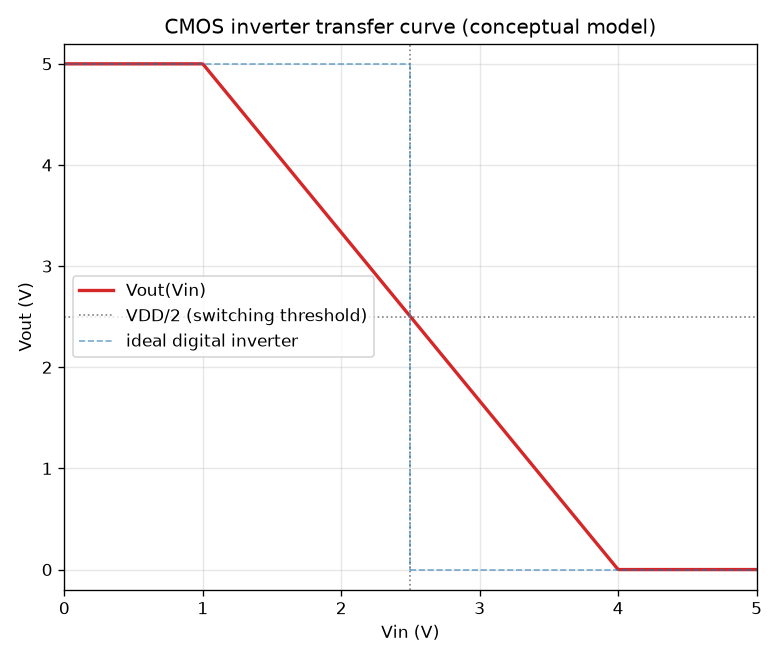

Source code (Python):
"""Module 2 -- a conceptual transistor-level CMOS inverter.

Not SPICE, and not an accurate MOSFET model (no saturation/triode
distinction, no body effect, no channel-length modulation). The point is
the *qualitative* transition: sweep an analog input voltage and watch a
digital inversion fall out of two switches with opposite thresholds.
That's the actual bridge this file exists to show -- everything in
Module 1 (NOT, NAND, ...) assumed 0/1 already existed. This is where
"0 and 1" comes from underneath: a continuous voltage, and two
transistors that disagree about which half of it counts as "on."

Circuit: a PMOS pulling Vout up toward VDD, an NMOS pulling Vout down
toward GND, gates tied together to the same Vin, drains tied together
at Vout.

    Vin low  (< Vtn)         -> NMOS off, PMOS on  -> Vout ~ VDD  (HIGH)
    Vin high (> VDD - Vtp)   -> NMOS on,  PMOS off -> Vout ~ GND  (LOW)
    Vin in between           -> both partially on  -> Vout in transition

That middle case is what actually produces the curve's slope, and it's
physically real: a real CMOS inverter briefly conducts current straight
from VDD to GND while switching, for exactly this reason (it's called
"shoot-through" current). It's not a modeling artifact to be embarrassed
about -- it's why the transfer curve is a smooth transition and not a
vertical cliff.

Model for "how on" each transistor is: linear in overdrive voltage
(gate-source voltage past the threshold), clipped at zero below
threshold. This is the standard small-signal approximation for a MOSFET
deep in its triode region (conductance is roughly proportional to
Vgs - Vt there) -- simplified, but not arbitrary. Output voltage is then
a resistive-divider between the two "conductances," same intuition as a
voltage divider made of two resistors whose values happen to depend on
Vin.
"""

import numpy as np
import matplotlib.pyplot as plt


# ---------------------------------------------------------------------------
# Constants
# ---------------------------------------------------------------------------
VDD = 5.0   # V, supply rail (classic textbook 5V CMOS logic level)
VTN = 1.0   # V, NMOS threshold
VTP = 1.0   # V, PMOS threshold magnitude


# ---------------------------------------------------------------------------
# Model
# ---------------------------------------------------------------------------
def nmos_conductance(vin, vtn=VTN):
    """NMOS pull-down 'on-ness'. Gate-source voltage is just Vin (source
    tied to GND). Off below threshold; conducts more, the further above
    threshold the gate is driven.
    """
    return np.maximum(0.0, vin - vtn)


def pmos_conductance(vin, vdd=VDD, vtp=VTP):
    """PMOS pull-up 'on-ness'. Source is tied to VDD, so the relevant
    overdrive is measured from the *top* rail down: (VDD - Vin) is how
    hard the gate is being pulled below the source. Off above
    VDD - Vtp; conducts more as Vin drops toward GND.
    """
    return np.maximum(0.0, (vdd - vin) - vtp)


def inverter_output(vin, vdd=VDD, vtn=VTN, vtp=VTP):
    """Approximate Vout as a resistive divider between the pull-up
    (PMOS) and pull-down (NMOS) conductances: whichever transistor is
    "more on" pulls Vout closer to its own rail.

    If both are off at once (only possible when vtn + vtp > vdd, not
    the case for this module's default thresholds), the output floats;
    that's modeled here as VDD/2 rather than a division by zero, flagged
    explicitly rather than silently -- it should not happen for the
    thresholds this module ships with.
    """
    g_n = nmos_conductance(vin, vtn)
    g_p = pmos_conductance(vin, vdd, vtp)
    total = g_n + g_p
    total_safe = np.where(total > 0, total, 1.0)  # avoid /0; result discarded by the outer where
    return np.where(total > 0, vdd * g_p / total_safe, vdd / 2)


def transistor_states(vin, vdd=VDD, vtn=VTN, vtp=VTP):
    """Human-readable ON/OFF state of each transistor at a given Vin."""
    nmos_on = vin > vtn
    pmos_on = vin < (vdd - vtp)
    return ("ON" if nmos_on else "OFF"), ("ON" if pmos_on else "OFF")


def digital_level(v, vdd=VDD):
    """Interpret a voltage as a digital LOW/HIGH using the VDD/2 midpoint
    -- the same interpretation a downstream logic gate would apply.
    """
    return "HIGH" if v > vdd / 2 else "LOW"


# ---------------------------------------------------------------------------
# Sweep
# ---------------------------------------------------------------------------
def sweep(n=500, vdd=VDD, vtn=VTN, vtp=VTP):
    """Vin swept LOW to HIGH across the full rail; returns (vin, vout)."""
    vin = np.linspace(0.0, vdd, n)
    vout = inverter_output(vin, vdd, vtn, vtp)
    return vin, vout


# ---------------------------------------------------------------------------
# Run
# ---------------------------------------------------------------------------
def main():
    vin, vout = sweep()

    print("=" * 72)
    print("CONCEPTUAL CMOS INVERTER -- transistor-level mini-simulation")
    print("=" * 72)
    print(f"VDD = {VDD:.1f} V   Vtn = {VTN:.1f} V   Vtp = {VTP:.1f} V")
    print()
    print(f"{'Vin (V)':>8}  {'NMOS':>4}  {'PMOS':>4}  {'Vout (V)':>9}  "
          f"{'Vin digital':>11}  {'Vout digital':>12}")
    sample_points = [0.0, VTN / 2, VTN, VDD / 2, VDD - VTP, VDD - VTP / 2, VDD]
    for v in sample_points:
        n_state, p_state = transistor_states(v)
        vo = float(inverter_output(v))
        print(f"{v:8.2f}  {n_state:>4}  {p_state:>4}  {vo:9.3f}  "
              f"{digital_level(v):>11}  {digital_level(vo):>12}")
    print()
    print("Every row away from the exact switching point inverts: Vin digital")
    print("HIGH gives Vout digital LOW and vice versa -- the analog sweep")
    print("produces a digital NOT gate as an emergent property of two")
    print("opposite-threshold switches, not something hand-coded in. The one")
    print("exception is Vin = VDD/2 itself: by symmetry Vout also lands on")
    print("VDD/2, which is precisely the voltage this table can't classify")
    print("as LOW or HIGH -- a real inverter is similarly indeterminate at")
    print("the instant it's mid-switch, which is why real digital logic is")
    print("never operated in that middle region, only swept through it.")
    print("=" * 72)

    fig, ax = plt.subplots(figsize=(6.5, 5.5))
    ax.plot(vin, vout, color="tab:red", lw=2, label="Vout(Vin)")
    ax.axvline(VDD / 2, color="gray", ls=":", lw=1, label="VDD/2 (switching threshold)")
    ax.axhline(VDD / 2, color="gray", ls=":", lw=1)
    ax.plot([0, VDD / 2], [VDD, VDD], color="tab:blue", ls="--", lw=1, alpha=0.6,
            label="ideal digital inverter")
    ax.plot([VDD / 2, VDD / 2], [VDD, 0], color="tab:blue", ls="--", lw=1, alpha=0.6)
    ax.plot([VDD / 2, VDD], [0, 0], color="tab:blue", ls="--", lw=1, alpha=0.6)
    ax.set_xlim(0, VDD)
    ax.set_ylim(-0.2, VDD + 0.2)
    ax.set_xlabel("Vin (V)")
    ax.set_ylabel("Vout (V)")
    ax.set_title("CMOS inverter transfer curve (conceptual model)")
    ax.grid(True, alpha=0.3)
    ax.legend(loc="center left")
    fig.tight_layout()
    fig.savefig("cmos_inverter.png", dpi=120)


if __name__ == "__main__":
    main()
    plt.show()
